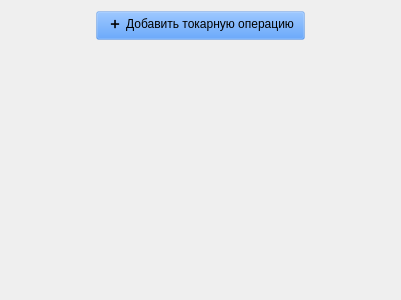
<?xml version="1.0" encoding="UTF-8"?>
<ui version="4.0">
 <class>WidgetTurningButton</class>
 <widget class="QWidget" name="WidgetTurningButton">
  <property name="geometry">
   <rect>
    <x>0</x>
    <y>0</y>
    <width>400</width>
    <height>300</height>
   </rect>
  </property>
  <property name="windowTitle">
   <string>Form</string>
  </property>
  <layout class="QVBoxLayout" name="verticalLayout">
   <item>
    <layout class="QVBoxLayout" name="layout_with_turning"/>
   </item>
   <item alignment="Qt::AlignmentFlag::AlignHCenter">
    <widget class="QPushButton" name="pushButton_add_operation_turning">
     <property name="styleSheet">
      <string notr="true">QPushButton {
	height: 20px;
	background-color: rgba(37, 131, 255, 50);
	padding: 2 10 5 10;
}
QPushButton:hover {
	background-color: rgba(37, 131, 255, 90)
}
QPushButton:pressed {
	background-color: rgb(0, 53, 93)
}</string>
     </property>
     <property name="text">
      <string> ➕  Добавить токарную операцию</string>
     </property>
    </widget>
   </item>
   <item>
    <spacer name="verticalSpacer">
     <property name="orientation">
      <enum>Qt::Orientation::Vertical</enum>
     </property>
     <property name="sizeHint" stdset="0">
      <size>
       <width>379</width>
       <height>236</height>
      </size>
     </property>
    </spacer>
   </item>
  </layout>
 </widget>
 <resources/>
 <connections/>
</ui>
